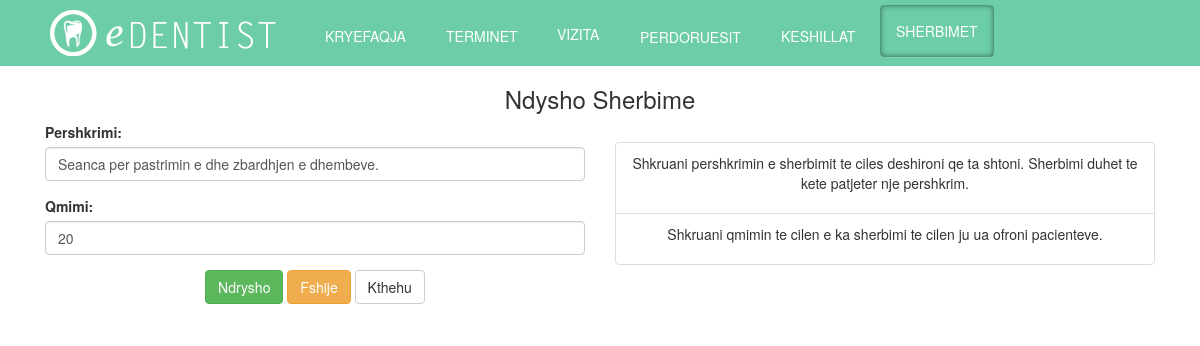
Screenshot of /admin/CRUDsh/update.php?id=1 (signed in) with the database file from the repository.
### tables this page shows
CREATE TABLE `services` (
  `id` int(11) NOT NULL,
  `photo` varchar(100) NOT NULL,
  `description` varchar(100) NOT NULL,
  `price` varchar(100) NOT NULL
);

### admin/CRUDsh/update.php (the view, shortened to what this page needs)
<?php
if(!isset($_SESSION['logged_in']))
 {
     $message = "Nuk keni akses.";
     echo "<script type='text/javascript'>alert('$message');</script>" ;
      header("refresh:0 url=../index.php");
 }
 else if($_SESSION['mof'] == 0)
 {
      $message = "Nuk keni akses.";
     echo "<script type='text/javascript'>alert('$message');</script>" ;
      header("refresh:0 url=../index.php");
 }
 else{
$Tpershkrimi =null;
$Tqmimi =null;
 $id= null;
    if ( !empty($_GET['id'])) {
        $id = $_REQUEST['id'];
    }
    if ( null==$id ) {
       $message = "Te dhenat nuk u gjeten.";
                        echo "<script type='text/javascript'>alert('$message');</script>" ;
        header("refresh:0 url=../index.php");
    } else {
        $selektimi = "SELECT * FROM services WHERE id='".$id."' ";
		$result = mysql_query($selektimi) or die ('invalid query:'. mysql_error());
                       while($row = mysql_fetch_array($result))
		{
			list( $id, $photo,  $description, $price )=$row;
                       $Tpershkrimi = $description;
                        $Tqmimi =$price;
                }
    }
?><style>
<!DOCTYPE html>
<html>
    <head>
	<link rel="stylesheet" type="text/css" href="../../css/mystyle.css">
	<link rel="stylesheet" type="text/css" href="../../css/hover.css">
    <link href="../../css/bootstrap.min.css" rel="stylesheet">
     <link rel="stylesheet" href="//code.jquery.com/ui/1.12.1/themes/base/jquery-ui.css">
    </head>
    <body>
    <div class = "navbar navbar-inverse navbar-fixed-top" id="header" >
        <div class = "container">
            <div class="collapse navbar-collapse" id="navbar-collapse">
                <ul class ="nav navbar-nav">
                    <li><a href="../index.php" id="logo"></a></li>
                    <li><a href="../index.php" class="hvr-underline-from-left" id="links">KRYEFAQJA</a></li>
                    <li><a href="../?admin=terminet" class="hvr-underline-from-left"id="links"> TERMINET</a></li>
                     <li><a href="../?admin=vizita" class="hvr-underline-from-left"id="links">VIZITA </a></li>
                    <li><a href="../?admin=userat" class="hvr-underline-from-left"id="links">PERDORUESIT </a></li>
                    <li><a href="../?admin=keshillat" class="hvr-underline-from-left"id="links">KESHILLAT </a></li>
                    <li><a href="../?admin=sherbimet" class="hvr-underline-from-left" id="active">SHERBIMET</a></li>
                 </ul>
             </div>
        </div>
    </div>
    <div class ="container" id="content" align="center">
<div class="span10 offset1">
                    <div class="row">
                        <h3>Ndysho Sherbime</h3>
                    </div>
    <div class="col-sm-6">
        <form id="sherbimet_form" method="POST" action = "sherbimi_update.php"  onsubmit="return validateSherbimiForm();" >
    <div class="form-group">
          <label class="required"  for="date">Pershkrimi:</label>
          <input class="form-control" id="pershkrimi" name="pershkrimi" value="<?php echo $Tpershkrimi ?>">
      </div>
      <div class="form-group">
      <label class="required"  for="date">Qmimi:</label>
       <input class="form-control" id="qmimi" name="qmimi" value="<?php echo $Tqmimi ?>">
    </div>
    <button type="submit" value="Submit" form ="sherbimet_form"class="btn btn-success">Ndrysho</button>
     <button type="reset" value="Reset" form ="sherbimet_form" class="btn btn-warning" >Fshije</button>
    <a class="btn btn-default" href="../?admin=sherbimet">Kthehu</a>
  </form>
                </div>
 <div class="col-sm-6">
          <ul class="list-group">
   <li class="list-group-item"> <p>Shkruani pershkrimin e sherbimit te ciles deshironi qe ta shtoni. Sherbimi duhet te kete patjeter nje pershkrim. </p></li>
  <li class="list-group-item"> <p>Shkruani qmimin te cilen e ka sherbimi te cilen ju ua ofroni pacienteve.</p> </li>
</ul>
                </div>
                </div>
    </div>
    </body>
 <?php }

### css/mystyle.css (style rules this page uses)
html { margin: 0px; }
#header { margin: 0px; }
body { color: #666666; margin : 0px; font-family:"Letter Gothic Bold", Letter Gothic, sans-serif; background-color: #CCCCCC; }
#header #links, #links:hover { color:#FFFFFF; background-color:#6ccda6; margin-left: 10px; }
#logo { position: relative; display: inline; background-image: url("../images/logo.png"); width: 250px; height: 60px; float: left; padding: 0px; margin:0px 0px 0px 20px; }
#links { margin:5% 0px 0px 10%; }
.form-group input { display: inline; }
#header #active { background: none; box-shadow: inset 0 0 5px rgba(0,0,0, 0.4), rgba(255,255,255,0.1) 0 1px 0; border-radius: 4px; border: 1px solid rgba(0,0,0,0.25); color: #fff; margin-left: 10px; }

### admin/CRUDsh/update.php (style rules this page uses)
label { float:left; }

### rows the page displays
services: pershkrimi "Seanca per pastrimin e dhe zbardhjen e dhembeve.", qmimi "20"
